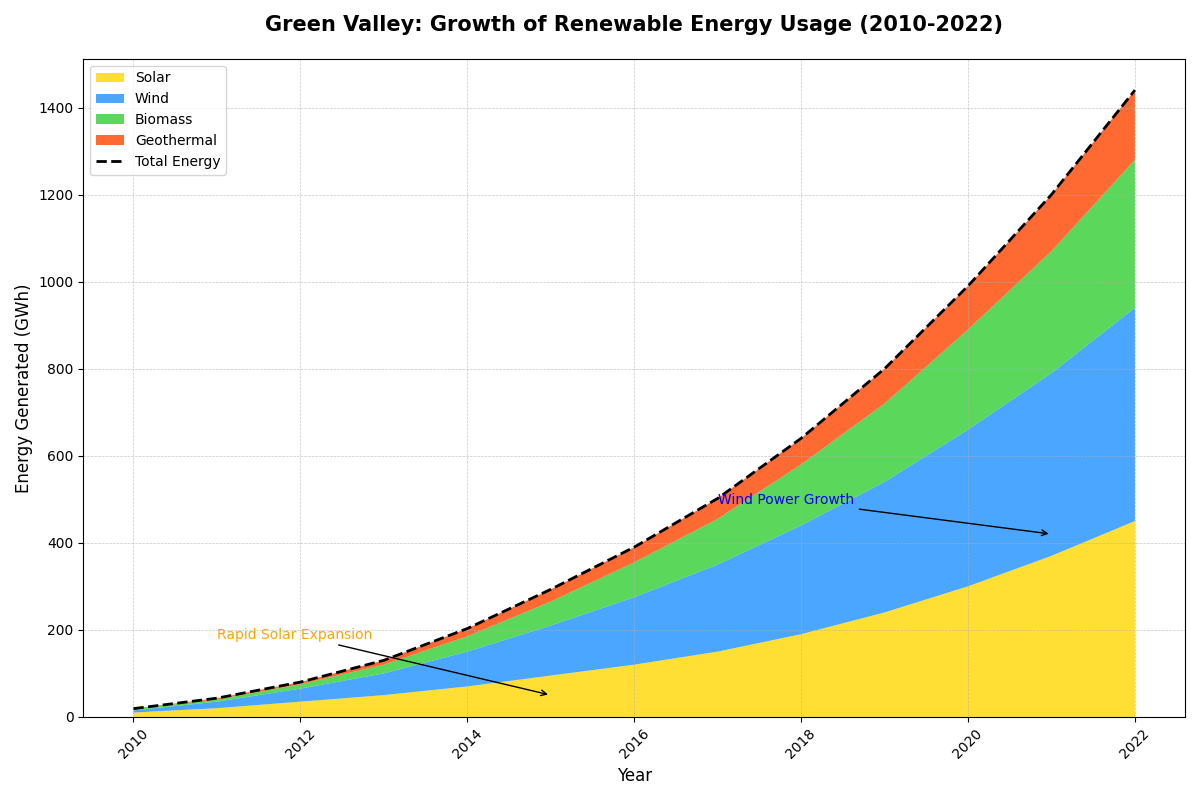

Generate this figure with Python:
import matplotlib.pyplot as plt
import numpy as np

# Backstory:
# A community in Green Valley has been tracking their renewable energy usage to become more sustainable.
# The chart shows the increase in energy generated from Solar, Wind, Biomass, and Geothermal sources over the years.
# Additionally, the overall energy usage trend is highlighted.

# Define the years for the x-axis
years = np.arange(2010, 2023)

# Energy generation data (in gigawatt hours) for different renewable sources
solar_energy = np.array([10, 20, 35, 50, 70, 95, 120, 150, 190, 240, 300, 370, 450])
wind_energy = np.array([5, 15, 30, 50, 80, 115, 155, 200, 250, 300, 360, 420, 490])
biomass_energy = np.array([3, 5, 10, 20, 35, 55, 80, 105, 140, 180, 230, 280, 340])
geothermal_energy = np.array([1, 3, 5, 10, 18, 28, 35, 47, 60, 80, 100, 130, 160])

# Stack data for plotting
energy_data = np.vstack([solar_energy, wind_energy, biomass_energy, geothermal_energy])

# Calculate total energy generation for overlay line plot
total_energy = solar_energy + wind_energy + biomass_energy + geothermal_energy

# Plotting the stacked area chart
fig, ax = plt.subplots(figsize=(12, 8))
colors = ['#FFD700', '#1E90FF', '#32CD32', '#FF4500']

# Plot the stackplot
ax.stackplot(years, energy_data, labels=['Solar', 'Wind', 'Biomass', 'Geothermal'], colors=colors, alpha=0.8)

# Overlay line plot for total energy generation
ax.plot(years, total_energy, color='black', linestyle='--', linewidth=2, label='Total Energy')

# Set titles and labels
ax.set_title('Green Valley: Growth of Renewable Energy Usage (2010-2022)', fontsize=15, weight='bold', pad=20)
ax.set_xlabel('Year', fontsize=12)
ax.set_ylabel('Energy Generated (GWh)', fontsize=12)

# Add legend
ax.legend(loc='upper left', fontsize=10)

# Enhance the grid
ax.grid(True, linestyle='--', linewidth=0.5, alpha=0.7)

# Rotate x-axis labels for better readability
plt.xticks(rotation=45)

# Annotate significant points
ax.annotate('Rapid Solar Expansion', xy=(2015, 50), xytext=(2011, 180),
            arrowprops=dict(facecolor='yellow', arrowstyle='->'),
            fontsize=10, color='orange')

ax.annotate('Wind Power Growth', xy=(2021, 420), xytext=(2017, 490),
            arrowprops=dict(facecolor='blue', arrowstyle='->'),
            fontsize=10, color='blue')

# Adjust layout automatically
plt.tight_layout()

# Show the plot
plt.show()
